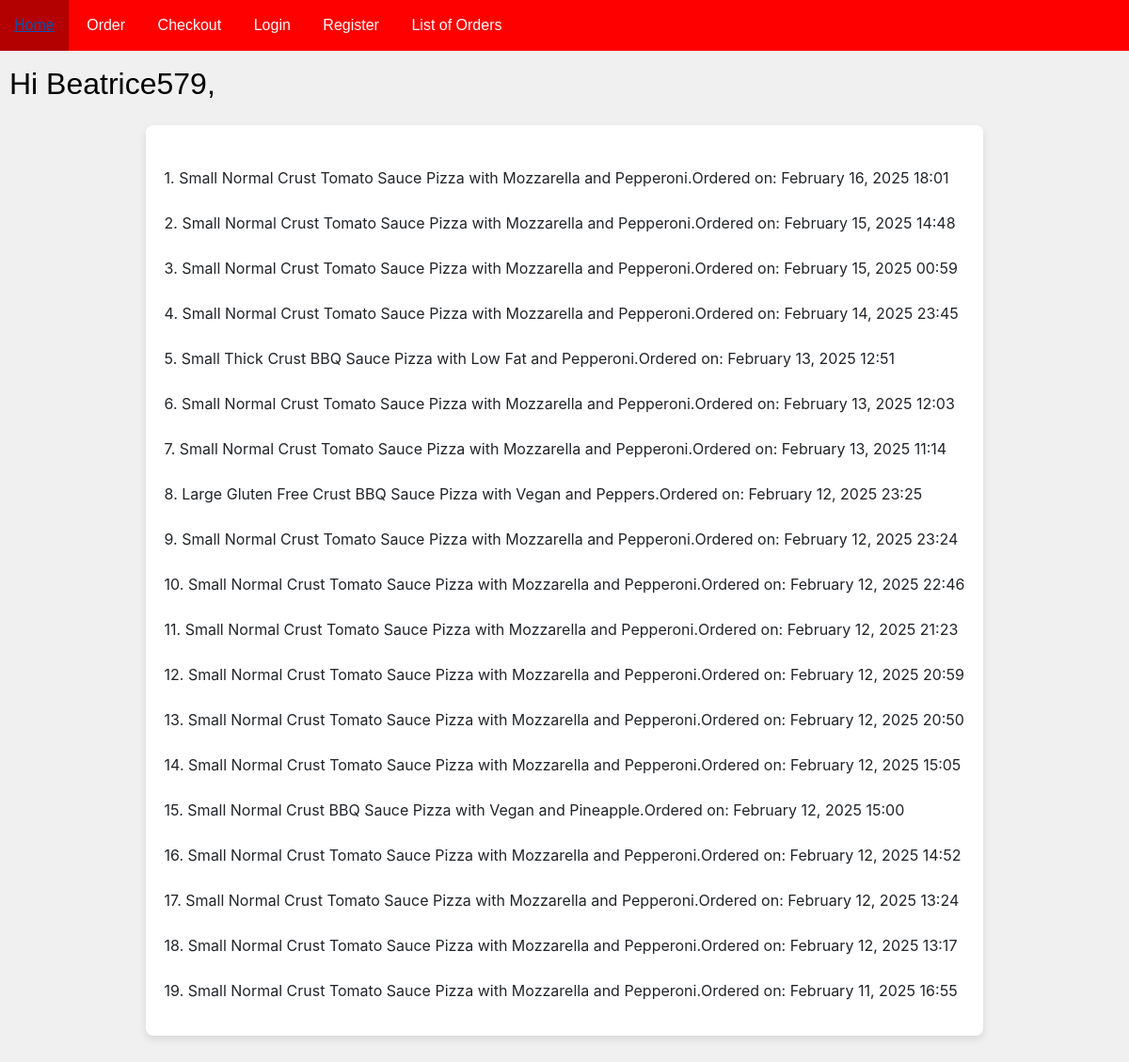
/list_orders/ (signed in), run on the app's committed database.
### pizzasystem/models.py (models this page shows, shortened)
class Pizza(models.Model):
    SIZE_CHOICES = [
        ('S', 'Small'),
        ('M', 'Medium'),
        ('L', 'Large'),
    ]
    CRUST_CHOICES = [
        ('N', 'Normal'),
        ('TH', 'Thick'),
        ('TN', 'Thin'),
        ('GF', 'Gluten Free'),
    ]
    SAUCE_CHOICES = [
        ('TOM', 'Tomato'),
        ('BBQ', 'BBQ'),
    ]
    CHEESE_CHOICES = [
        ('MOZ', 'Mozzarella'),
        ('VEG', 'Vegan'),
        ('LF', 'Low Fat'),
    ]
    TOPPING_CHOICES = [
    ('Pepperoni', 'Pepperoni'),
    ('Chicken', 'Chicken'),
    ('Ham', 'Ham'),
    ('Pineapple', 'Pineapple'),
    ('Peppers', 'Peppers'),
    ('Mushrooms', 'Mushrooms'),
    ('Onions', 'Onions'),
    ]
    user = models.ForeignKey(User, on_delete=models.CASCADE)
    size = models.CharField(max_length=1, choices=SIZE_CHOICES, default='S')
    crust = models.CharField(max_length=2, choices=CRUST_CHOICES, default='N')
    sauce = models.CharField(max_length=3, choices=SAUCE_CHOICES, default='TOM')
    cheese = models.CharField(max_length=3, choices=CHEESE_CHOICES, default='MOZ')
    toppings = models.CharField(max_length=15, choices=TOPPING_CHOICES, default='Pepperoni')# List toppings as a text field, or consider a ManyToManyField for a more dynamic approach
    order_date = models.DateTimeField(auto_now_add=True)

### pizzasystem/views.py (the view)
# urls.py: path('list_orders/', views.list_orders, name='list_orders'),
@login_required
def list_orders(request):
    orders = Pizza.objects.filter(user=request.user).order_by('-order_date')
    return render(request, 'list-out.html', {'orders': orders})

### pizzasystem/templates/list-out.html (shortened to what this page needs)
{% extends "base.html" %}
{% block content %}
<h2>Hi {{ request.user.username }},</h2>
<div class="list_out_container">
    {% if orders %}
        <ul>
        {% for order in orders %}
            <li> {{forloop.counter}}. {{ order.get_size_display }} {{ order.get_crust_display }} Crust {{ order.get_sauce_display }} Sauce Pizza with {{ order.get_cheese_display }} and {{ order.get_toppings_display }}.<li>
            <br><br>
            <li>Ordered on: {{ order.order_date|date:"F d, Y H:i" }}</li><br>
        {% endfor %}
        </ul>
    {% else %}
        <p>You have no orders yet.</p>
    {% endif %}
</div>
{% endblock %}

### pizzasystem/templates/base.html (shortened to what this page needs)
{% load static %}
<!DOCTYPE html>
<html>
<head>
    <link href="https://stackpath.bootstrapcdn.com/bootstrap/4.3.1/css/bootstrap.min.css" rel="stylesheet">
    <link rel="stylesheet" type="text/css" href="{% static 'css/style.css' %}">
</head>
<body>
    <nav>
        <ul class="navbar-list">
            <li><a href="{% url 'index' %}">Home</a></li>
            <li><a href="{% url 'order' %}">Order</a></li>
            <li><a href="{% url 'checkout' %}">Checkout</a></li>
            <li><a href="{% url 'login' %}">Login</a></li>
            <li><a href="{% url 'register_user' %}">Register</a></li>
            <li><a href="{% url 'list_orders' %}">List of Orders</a></li>
        </ul>
    </nav>
    {% block content %}{% endblock %}
</body>
</html>

### pizzasystem/static/css/style.css (style rules this page uses)
* { box-sizing: border-box; margin: 0; padding: 0; }
li { display: inline-block; }
body { background-color: rgb(240, 240, 240); height: 100%; margin: 0; padding-bottom: 40px; }
h2 { color: black; font-family: 'Arial', sans-serif; line-height: 1.6; text-align: justify; padding: 10px; }
a { font-family: Arial, Helvetica, sans-serif; }
li a { display: block; color: white; text-align: center; padding: 15px; text-decoration: none; }
ul { list-style-type: none; padding-left: 0; }
.navbar-list { list-style-type: none; margin: 0; padding: 0; overflow: hidden; background-color: red; }
.list_out_container { background-color: white; padding: 20px; width: fit-content; margin: 0 auto; box-shadow: 0 4px 8px rgba(0,0,0,0.1); border-radius: 8px; }

### data on the page
Pizza: size "Small", crust "Normal", sauce "Tomato", cheese "Mozzarella", toppings "Pepperoni", order_date "February 16, 2025 18:01"
Pizza: size "Small", crust "Normal", sauce "Tomato", cheese "Mozzarella", toppings "Pepperoni", order_date "February 15, 2025 14:48"
Pizza: size "Small", crust "Normal", sauce "Tomato", cheese "Mozzarella", toppings "Pepperoni", order_date "February 15, 2025 00:59"
Pizza: size "Small", crust "Normal", sauce "Tomato", cheese "Mozzarella", toppings "Pepperoni", order_date "February 14, 2025 23:45"
Pizza: size "Small", crust "Thick", sauce "BBQ", cheese "Low Fat", toppings "Pepperoni", order_date "February 13, 2025 12:51"
Pizza: size "Small", crust "Normal", sauce "Tomato", cheese "Mozzarella", toppings "Pepperoni", order_date "February 13, 2025 12:03"
Pizza: size "Small", crust "Normal", sauce "Tomato", cheese "Mozzarella", toppings "Pepperoni", order_date "February 13, 2025 11:14"
Pizza: size "Large", crust "Gluten Free", sauce "BBQ", cheese "Vegan", toppings "Peppers", order_date "February 12, 2025 23:25"
Pizza: size "Small", crust "Normal", sauce "Tomato", cheese "Mozzarella", toppings "Pepperoni", order_date "February 12, 2025 23:24"
Pizza: size "Small", crust "Normal", sauce "Tomato", cheese "Mozzarella", toppings "Pepperoni", order_date "February 12, 2025 22:46"
Pizza: size "Small", crust "Normal", sauce "Tomato", cheese "Mozzarella", toppings "Pepperoni", order_date "February 12, 2025 21:23"
Pizza: size "Small", crust "Normal", sauce "Tomato", cheese "Mozzarella", toppings "Pepperoni", order_date "February 12, 2025 20:59"
Pizza: size "Small", crust "Normal", sauce "Tomato", cheese "Mozzarella", toppings "Pepperoni", order_date "February 12, 2025 20:50"
Pizza: size "Small", crust "Normal", sauce "Tomato", cheese "Mozzarella", toppings "Pepperoni", order_date "February 12, 2025 15:05"
Pizza: size "Small", crust "Normal", sauce "BBQ", cheese "Vegan", toppings "Pineapple", order_date "February 12, 2025 15:00"
Pizza: size "Small", crust "Normal", sauce "Tomato", cheese "Mozzarella", toppings "Pepperoni", order_date "February 12, 2025 14:52"
Pizza: size "Small", crust "Normal", sauce "Tomato", cheese "Mozzarella", toppings "Pepperoni", order_date "February 12, 2025 13:24"
Pizza: size "Small", crust "Normal", sauce "Tomato", cheese "Mozzarella", toppings "Pepperoni", order_date "February 12, 2025 13:17"
Pizza: size "Small", crust "Normal", sauce "Tomato", cheese "Mozzarella", toppings "Pepperoni", order_date "February 11, 2025 16:55"

### other printed values
{{ request.user.username }} "Beatrice579"
